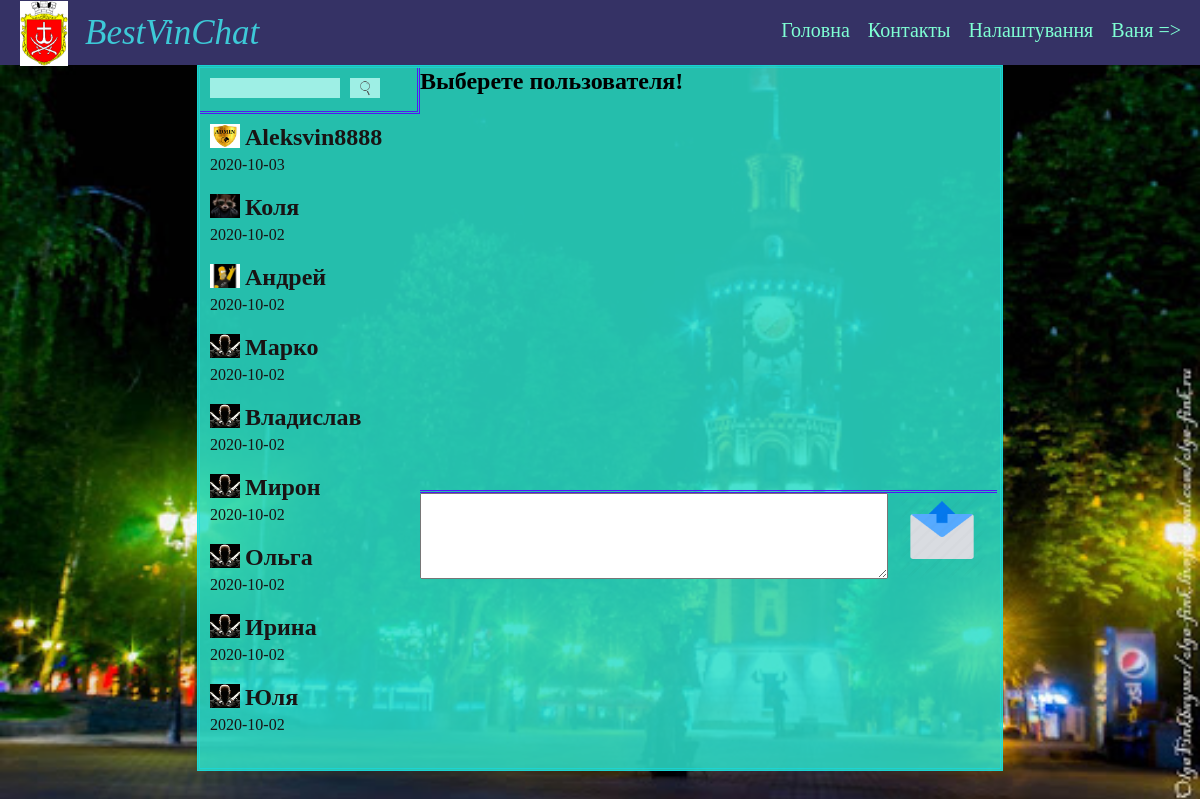
/ (signed in), run on the app's committed database.
### tables this page shows
CREATE TABLE `polzovateli` (
  `id` int(11) NOT NULL,
  `photo` varchar(255) NOT NULL,
  `name` varchar(100) NOT NULL,
  `phone` varchar(20) NOT NULL,
  `emeil` varchar(100) NOT NULL,
  `password` varchar(255) NOT NULL,
  `data` date NOT NULL DEFAULT current_timestamp()
);

### modules/spisokKontackt.php (the view)
<?php
    $sql = "SELECT * FROM polzovateli WHERE id NOT IN ( '" . $_COOKIE["polzovatel_id"] . "' )";
    $result = mysqli_query($connect, $sql);
    $col_polzovateli = mysqli_num_rows($result);
?>
    <div id = "spisok">
        <ul>
            <?php
                $i = 0;
                while ( $i < $col_polzovateli) {
                $polzovateli = mysqli_fetch_assoc($result);
            ?>
                <li>
                    <a href='/index.php?user= <?php echo $polzovateli["id"]; ?>'>
                        <div class="avatar"><img src='<?php echo $polzovateli["photo"]; ?>'></div>
                        <h2><?php echo $polzovateli["name"]; ?></h2>
                        <p><?php echo $polzovateli["data"]; ?></p>
                    </a>
                </li>
            <?php
              $i = $i + 1;
            }
        ?>
        </ul>
    </div>

### chasty_sayt/shapka.php
 <div id = "shapka">
            	<div id = "logo">
            		 <img src="\images\logo.png">
            		 <span><i>BestVinChat</i></span>
            		 <div id = "menu">
                    <a href="/">Головна</a>
            		    <a href="#" id = "open_contact">Контакты</a>
                    <a href="#">Налаштування</a>
                         <?php
                         if(isset($_COOKIE["polzovatel_id"])) {
                          $sql = "SELECT * FROM polzovateli WHERE id=" . $_COOKIE["polzovatel_id"];
                          $resalt = mysqli_query($connect, $sql);
                          $polzovatel = mysqli_fetch_assoc($resalt);
                          ?>
                          <a href="vihod.php" ><?php echo $polzovatel["name"] ?>  =></a>
                          <?php
                         } else {
                          ?>
                          <a href="login.php">Увійти</a>
                          <?php
                         }
                         ?>
            	   </div>
            	</div>
</div>

### style.css (style rules this page uses)
html { height: 100%; }
body { margin: 0; background: url("images/fon.png"); background-position: 100% 100%; background-size: 100%; height: 100%; }
#shapka { width: 100%; height: 65px; background: #353265; }
#logo { width: 100%; height: 65px; position: relative; float: left; }
#logo img { position: absolute; top: 1px; left: 20px; width: 4%; height: 100%; }
#logo span { font-size: 35px; position: absolute; top: 13px; left: 85px; color: #3dc9d7; }
#menu { position: absolute; top: 10px; right: 10px; }
#menu a { color: aquamarine; text-decoration: none; font-size: 20px; height: 100%; display: block; float: left; padding: 9px; }
#spisok { border-style: none; height: 90%; overflow-y: auto; }
#spisok ul { margin: 0; padding: 0; list-style: none; width: 100%; height: 90%; }
#spisok ul li { padding: 10px; position: relative; width: calc(100% - 20px); }
#spisok ul li a { text-decoration: none; color: #191414; }
#spisok ul .avatar { width: 30px; height: 24px; float:left; margin-right: 5px; }
#spisok ul .avatar img { width: 100%; height: 100%; }
#spisok h2 { margin: 0 0 5px 0; }
#spisok p { margin: 0; }

### data on the page
polzovateli: name "Ваня"
polzovateli: photo (picture), name "Aleksvin8888", data "2020-10-03"
polzovateli: photo (picture), name "Коля", data "2020-10-02"
polzovateli: photo (picture), name "Андрей", data "2020-10-02"
polzovateli: photo (picture), name "Марко", data "2020-10-02"
polzovateli: photo (picture), name "Владислав", data "2020-10-02"
polzovateli: photo (picture), name "Мирон", data "2020-10-02"
polzovateli: photo (picture), name "Ольга", data "2020-10-02"
polzovateli: photo (picture), name "Ирина", data "2020-10-02"
polzovateli: photo (picture), name "Юля", data "2020-10-02"
